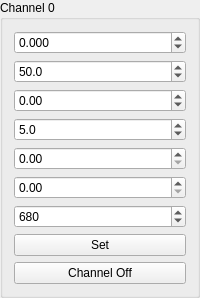
        <widget class="QGroupBox" name="groupBox_2">
         <property name="sizePolicy">
          <sizepolicy hsizetype="Preferred" vsizetype="Minimum">
           <horstretch>0</horstretch>
           <verstretch>0</verstretch>
          </sizepolicy>
         </property>
         <property name="title">
          <string>Channel 0</string>
         </property>
         <layout class="QGridLayout" name="gridLayout_2">
          <property name="sizeConstraint">
           <enum>QLayout::SetMaximumSize</enum>
          </property>
          <item row="0" column="0">
           <widget class="QDoubleSpinBox" name="doubleSpinBox_Signal_amp">
            <property name="sizePolicy">
             <sizepolicy hsizetype="Minimum" vsizetype="Fixed">
              <horstretch>0</horstretch>
              <verstretch>0</verstretch>
             </sizepolicy>
            </property>
            <property name="decimals">
             <number>3</number>
            </property>
            <property name="minimum">
             <double>-7.000000000000000</double>
            </property>
            <property name="maximum">
             <double>7.000000000000000</double>
            </property>
            <property name="singleStep">
             <double>0.050000000000000</double>
            </property>
           </widget>
          </item>
          <item row="1" column="0">
           <widget class="QDoubleSpinBox" name="doubleSpinBox_Signal_freq">
            <property name="sizePolicy">
             <sizepolicy hsizetype="Minimum" vsizetype="Fixed">
              <horstretch>0</horstretch>
              <verstretch>0</verstretch>
             </sizepolicy>
            </property>
            <property name="decimals">
             <number>1</number>
            </property>
            <property name="minimum">
             <double>0.000000000000000</double>
            </property>
            <property name="maximum">
             <double>200.000000000000000</double>
            </property>
            <property name="value">
             <double>50.000000000000000</double>
            </property>
           </widget>
          </item>
          <item row="2" column="0">
           <widget class="QDoubleSpinBox" name="doubleSpinBox_Signal_phase">
            <property name="sizePolicy">
             <sizepolicy hsizetype="Minimum" vsizetype="Fixed">
              <horstretch>0</horstretch>
              <verstretch>0</verstretch>
             </sizepolicy>
            </property>
            <property name="decimals">
             <number>2</number>
            </property>
            <property name="minimum">
             <double>-360.000000000000000</double>
            </property>
            <property name="maximum">
             <double>360.000000000000000</double>
            </property>
            <property name="value">
             <double>0.000000000000000</double>
            </property>
           </widget>
          </item>
          <item row="8" column="0">
           <widget class="QPushButton" name="pushButton_Channel0_en">
            <property name="sizePolicy">
             <sizepolicy hsizetype="Minimum" vsizetype="Fixed">
              <horstretch>0</horstretch>
              <verstretch>0</verstretch>
             </sizepolicy>
            </property>
            <property name="text">
             <string>Channel Off</string>
            </property>
            <property name="checkable">
             <bool>true</bool>
            </property>
           </widget>
          </item>
          <item row="3" column="0">
           <widget class="QDoubleSpinBox" name="doubleSpinBox_Ramp_time">
            <property name="sizePolicy">
             <sizepolicy hsizetype="Minimum" vsizetype="Fixed">
              <horstretch>0</horstretch>
              <verstretch>0</verstretch>
             </sizepolicy>
            </property>
            <property name="decimals">
             <number>1</number>
            </property>
            <property name="minimum">
             <double>0.100000000000000</double>
            </property>
            <property name="maximum">
             <double>50.000000000000000</double>
            </property>
            <property name="singleStep">
             <double>0.100000000000000</double>
            </property>
            <property name="value">
             <double>5.000000000000000</double>
            </property>
           </widget>
          </item>
          <item row="4" column="0">
           <widget class="QDoubleSpinBox" name="doubleSpinBox_WhiteNoise_amp">
            <property name="sizePolicy">
             <sizepolicy hsizetype="Minimum" vsizetype="Fixed">
              <horstretch>0</horstretch>
              <verstretch>0</verstretch>
             </sizepolicy>
            </property>
            <property name="maximum">
             <double>1.000000000000000</double>
            </property>
            <property name="singleStep">
             <double>0.005000000000000</double>
            </property>
           </widget>
          </item>
          <item row="5" column="0">
           <widget class="QDoubleSpinBox" name="doubleSpinBox_SwNoise_amp">
            <property name="sizePolicy">
             <sizepolicy hsizetype="Minimum" vsizetype="Fixed">
              <horstretch>0</horstretch>
              <verstretch>0</verstretch>
             </sizepolicy>
            </property>
            <property name="maximum">
             <double>1.000000000000000</double>
            </property>
            <property name="singleStep">
             <double>0.010000000000000</double>
            </property>
           </widget>
          </item>
          <item row="6" column="0">
           <widget class="QDoubleSpinBox" name="doubleSpinBox_SwNoise_freq">
            <property name="sizePolicy">
             <sizepolicy hsizetype="Minimum" vsizetype="Fixed">
              <horstretch>0</horstretch>
              <verstretch>0</verstretch>
             </sizepolicy>
            </property>
            <property name="decimals">
             <number>0</number>
            </property>
            <property name="maximum">
             <double>1500.000000000000000</double>
            </property>
            <property name="value">
             <double>680.000000000000000</double>
            </property>
           </widget>
          </item>
          <item row="7" column="0">
           <widget class="QPushButton" name="pushButton_Channel0_set">
            <property name="sizePolicy">
             <sizepolicy hsizetype="Minimum" vsizetype="Fixed">
              <horstretch>0</horstretch>
              <verstretch>0</verstretch>
             </sizepolicy>
            </property>
            <property name="text">
             <string>Set</string>
            </property>
            <property name="checkable">
             <bool>false</bool>
            </property>
           </widget>
          </item>
         </layout>
        </widget>
